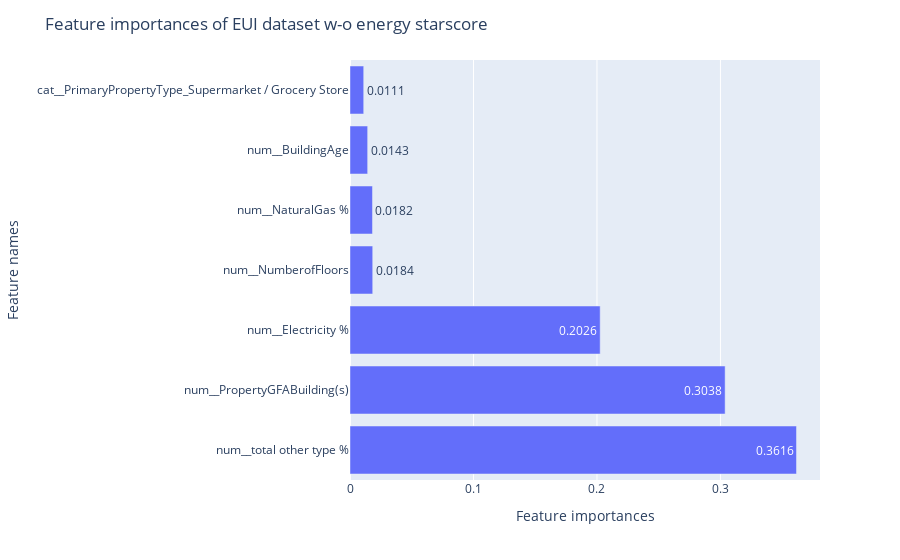

Notebook code cell kept with this figure:
### Markdown cell above
### Feature importances

### Code cell
fig = px.bar(df_feature[df_feature['Feature importances']>0.01], x='Feature importances', y='Feature names', text='Feature importances')
fig.update_layout(title='Feature importances of EUI dataset w-o energy starscore')
fig.show()

### Figure 1 — Plotly figure (JSON) as saved in the notebook; plotly's stock layout.template omitted (floating-point values rounded to 4 significant figures)
{"data": [{"alignmentgroup": "True", "hovertemplate": "Feature importances=%{text}<br>Feature names=%{y}<extra></extra>", "legendgroup": "", "marker": {"color": "#636efa", "pattern": {"shape": ""}}, "name": "", "offsetgroup": "", "orientation": "h", "showlegend": false, "text": [0.3616, 0.3038, 0.2026, 0.0184, 0.0182, 0.0143, 0.0111], "textposition": "auto", "type": "bar", "x": [0.3616, 0.3038, 0.2026, 0.0184, 0.0182, 0.0143, 0.0111], "xaxis": "x", "y": ["num__total other type %", "num__PropertyGFABuilding(s)", "num__Electricity %", "num__NumberofFloors", "num__NaturalGas %", "num__BuildingAge", "cat__PrimaryPropertyType_Supermarket / Grocery Store"], "yaxis": "y"}], "layout": {"barmode": "relative", "legend": {"tracegroupgap": 0}, "margin": {"t": 60}, "title": {"text": "Feature importances of EUI dataset w-o energy starscore"}, "xaxis": {"anchor": "y", "domain": [0, 1], "title": {"text": "Feature importances"}}, "yaxis": {"anchor": "x", "domain": [0, 1], "title": {"text": "Feature names"}}}}
